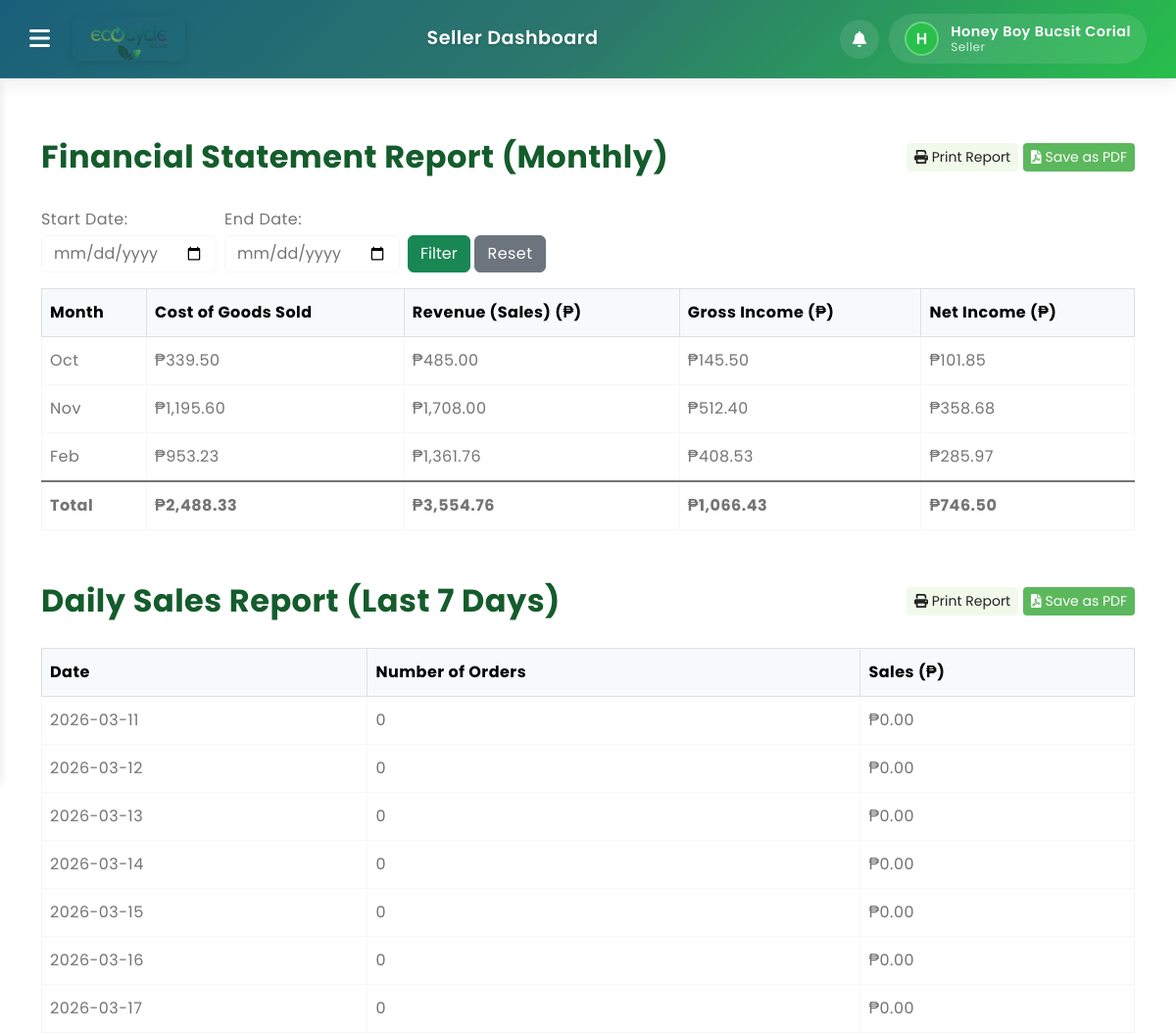
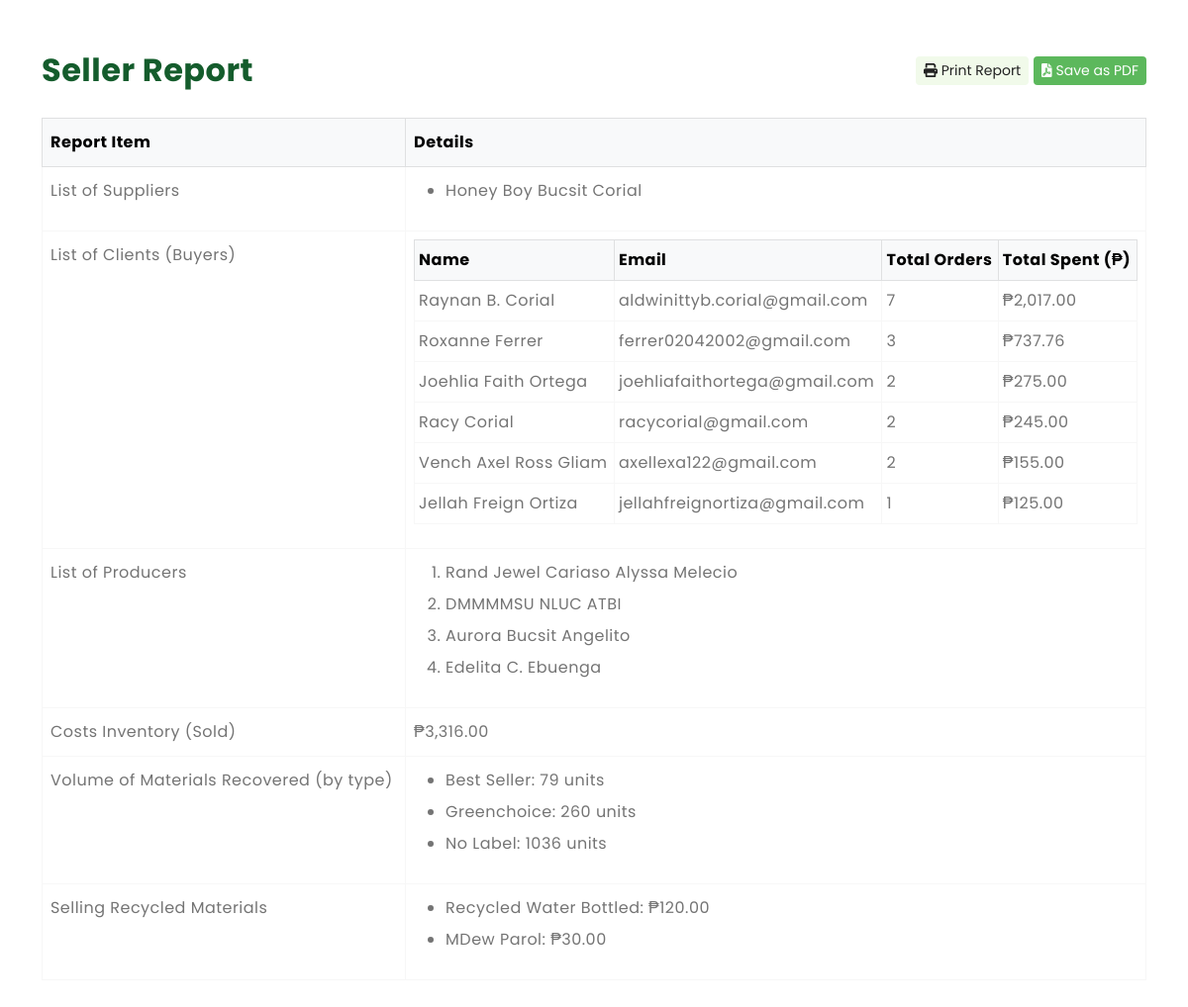
Page /seller-reports.php (signed in) on the earlier database version (2 pictures, top to bottom).
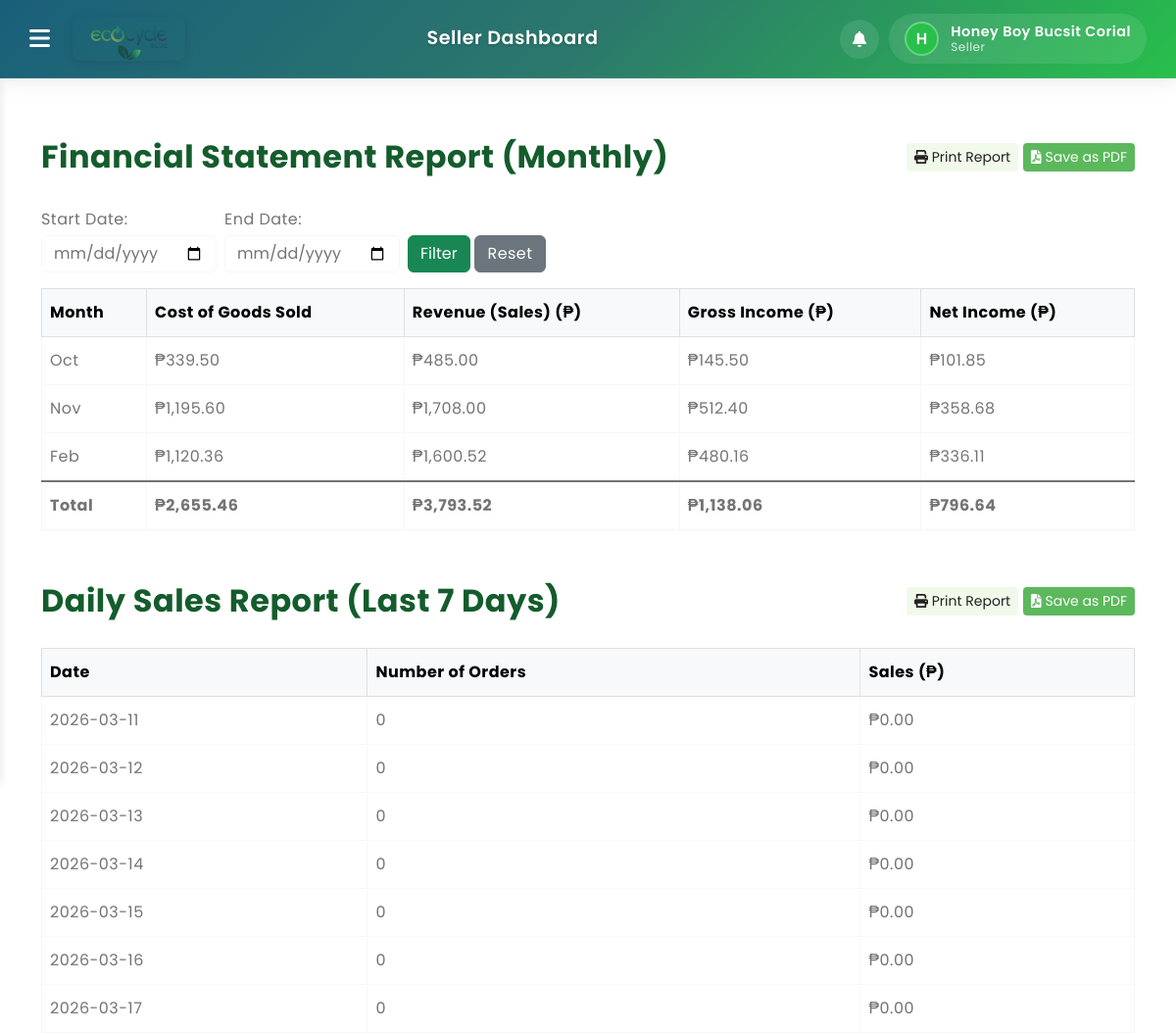
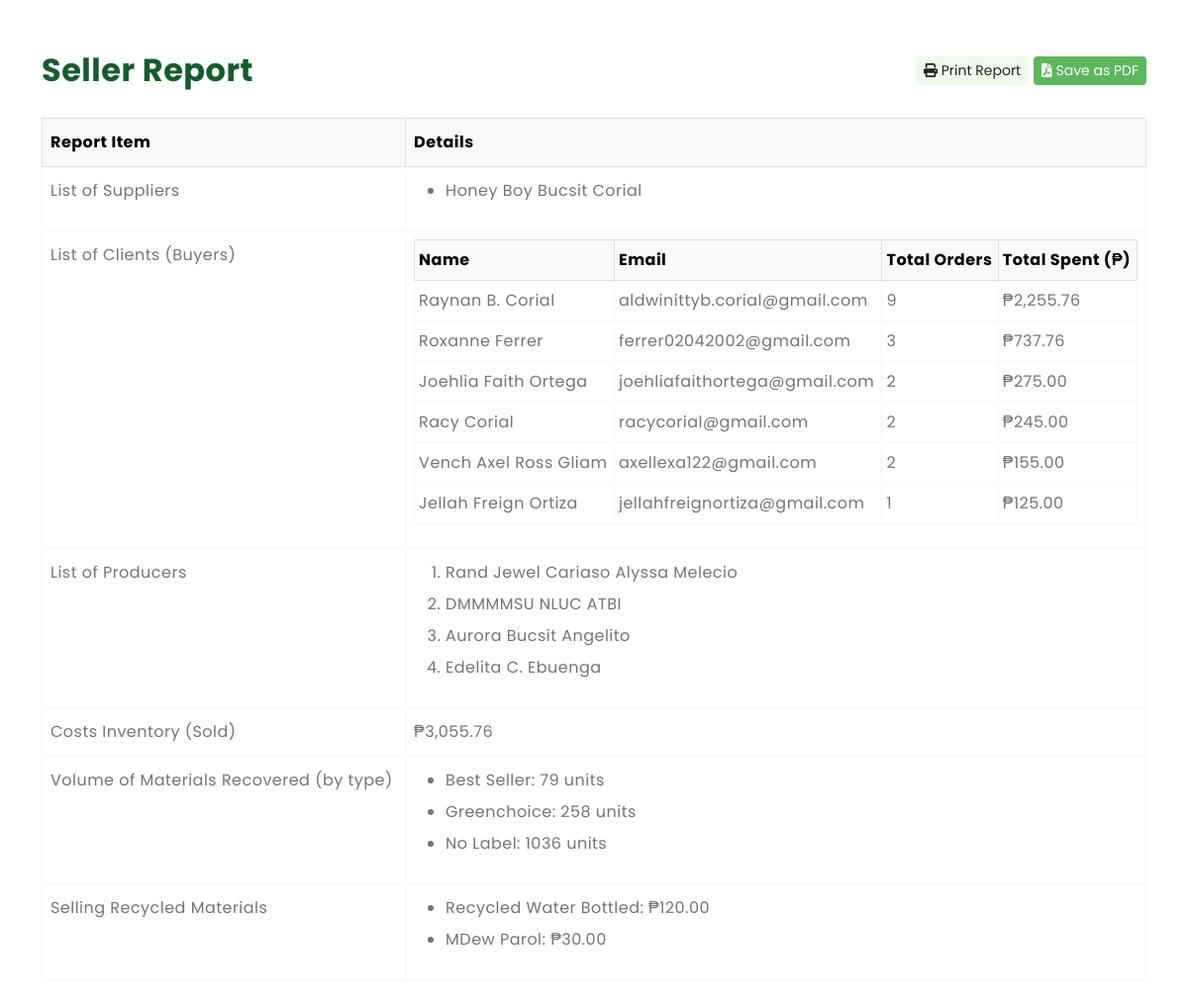
Same page on the later database version (2 pictures, top to bottom).
### tables this page shows
CREATE TABLE `buyers` (
  `buyer_id` int(11) NOT NULL AUTO_INCREMENT,
  `fullname` varchar(100) NOT NULL,
  `username` varchar(50) NOT NULL,
  `phone_number` varchar(20) NOT NULL,
  `email` varchar(100) NOT NULL,
  `password` varchar(255) NOT NULL,
  `address` text DEFAULT NULL,
  `documents` varchar(255) DEFAULT NULL,
  `status` enum('active','blocked') DEFAULT 'active',
  `created_at` timestamp NOT NULL DEFAULT current_timestamp(),
  `updated_at` timestamp NOT NULL DEFAULT current_timestamp() ON UPDATE current_timestamp(),
  `last_login` datetime DEFAULT NULL,
  `ecocoins_balance` decimal(10,2) NOT NULL DEFAULT 0.00,
  `reset_token` varchar(255) DEFAULT NULL,
  `reset_token_expires` datetime DEFAULT NULL,
  `reset_required` tinyint(1) DEFAULT 0,
  `failed_attempts` int(11) DEFAULT 0,
  `last_failed_attempt` datetime DEFAULT NULL,
  PRIMARY KEY (`buyer_id`),
  UNIQUE KEY `username` (`username`),
  UNIQUE KEY `email` (`email`)
);

### seller-reports.php (the view, shortened to what the changed rows need)
<?php
include 'sellerheader.php';
require_once 'config/database.php';
try {
	$monthly_sales = [];
	$months = [];
	$month_names = ['Oct', 'Nov', 'Dec', 'Jan', 'Feb', 'Mar', 'Apr', 'May', 'Jun', 'Jul', 'Aug', 'Sep'];
	$current_year = date('Y');
	$current_month = date('n');
	$start_year = ($current_month >= 10) ? $current_year : $current_year - 1;
	for ($i = 0; $i < 12; $i++) {
		$month_num = (($i + 10 - 1) % 12) + 1;
		$year = $start_year;
		if ($month_num < 10) {
			$year = $start_year + 1;
		}
		$months[] = $month_names[$i];
		$monthly_params = [getCurrentUserId(), $month_num, $year];
		$monthly_date_filter = '';
		$stmt = $pdo->prepare("
			SELECT SUM(oi.quantity * oi.price) as sales
			FROM Orders o
			JOIN Order_Items oi ON o.order_id = oi.order_id
			JOIN Products p ON oi.product_id = p.product_id
			WHERE p.seller_id = ? AND o.status != 'cancelled' AND MONTH(o.created_at) = ? AND YEAR(o.created_at) = ? $monthly_date_filter
		");
		$stmt->execute($monthly_params);
		$monthly_sales[] = (float)($stmt->fetch()['sales'] ?? 0);
	}
	$clients = [];
	$stmt = $pdo->prepare("
		SELECT b.buyer_id, b.fullname, b.email, COUNT(DISTINCT o.order_id) as total_orders, SUM(oi.quantity * oi.price) as total_spent
		FROM Buyers b
		JOIN Orders o ON b.buyer_id = o.buyer_id
		JOIN Order_Items oi ON o.order_id = oi.order_id
		JOIN Products p ON oi.product_id = p.product_id
		WHERE p.seller_id = ? AND o.status != 'cancelled'
		GROUP BY b.buyer_id, b.fullname, b.email
		ORDER BY total_spent DESC
	");
	$stmt->execute([getCurrentUserId()]);
	$clients = $stmt->fetchAll();
	} catch (PDOException $e) {
		$total_orders = 0;
		$total_sales = 0;
		$total_buyers = 0;
		$average_rating = 0;
		$recent_orders = [];
		$top_products = [];
		$sold_products = 0;
		$pending_products = 0;
		$active_products = 0;
		$rejected_products = 0;
		$inactive_products = 0;
		$total_products = 0;
		$daily_sales = [];
		$clients = [];
	}
?>
<!DOCTYPE html>
<html lang="en">
<head>
		<link rel="stylesheet" href="https://cdn.jsdelivr.net/npm/bootstrap@5.3.0-alpha3/dist/css/bootstrap.min.css">
		<link rel="stylesheet" href="https://cdnjs.cloudflare.com/ajax/libs/font-awesome/6.0.0-beta3/css/all.min.css">
</head>
<body>
<div class="container-fluid">
	<div class="row">
		<div class="col-12 main-content">
			<div class="container-lg py-4">
				<div class="row">
					<div class="col-12">
						<div class="chart-container mt-4" id="financial-report-section">
							<div class="table-responsive">
								<table class="table table-bordered table-hover">
									<thead class="table-light">
										<tr>
											<th>Month</th>
											<th>Cost of Goods Sold</th>
											<th>Revenue (Sales) (₱)</th>
											<th>Gross Income (₱)</th>
											<th>Net Income (₱)</th>
										</tr>
									</thead>
									<tbody>
										<?php
										$total_revenue = 0;
										$total_cogs = 0;
										$total_gross_profit = 0;
										$total_net_profit = 0;
										foreach ($months as $idx => $month):
											$revenue = $monthly_sales[$idx];
											if ($revenue > 0):
												$cogs = $revenue * 0.70;
												$gross_profit = $revenue - $cogs;
												$net_profit = $gross_profit * 0.70;
												$total_revenue += $revenue;
												$total_cogs += $cogs;
												$total_gross_profit += $gross_profit;
												$total_net_profit += $net_profit;
										?>
											<tr>
												<td><?php echo htmlspecialchars($month); ?></td>
												<td>₱<?php echo number_format($cogs, 2); ?></td>
												<td>₱<?php echo number_format($revenue, 2); ?></td>
												<td>₱<?php echo number_format($gross_profit, 2); ?></td>
												<td>₱<?php echo number_format($net_profit, 2); ?></td>
											</tr>
										<?php
											endif;
										endforeach;
										?>
									</tbody>
									<tfoot class="table-group-divider fw-bold">
										<tr>
											<td>Total</td>
											<td>₱<?php echo number_format($total_cogs, 2); ?></td>
											<td>₱<?php echo number_format($total_revenue, 2); ?></td>
											<td>₱<?php echo number_format($total_gross_profit, 2); ?></td>
											<td>₱<?php echo number_format($total_net_profit, 2); ?></td>
										</tr>
									</tfoot>
								</table>
							</div>
						</div>
					</div>
				</div>
				<div class="row">
					<div class="col-12">
						<div class="chart-container mt-4" id="daily-sales-report-section">
							<div class="table-responsive">
								<table class="table table-bordered table-hover">
									<thead class="table-light">
										<tr>
											<th>Date</th>
											<th>Number of Orders</th>
											<th>Sales (₱)</th>
										</tr>
									</thead>
								</table>
							</div>
						</div>
					</div>
				</div>
				<div class="row">
					<div class="col-12">
						<div class="chart-container mt-4" id="seller-report-section">
					<div class="table-responsive">
						<table class="table table-bordered table-hover">
							<thead class="table-light">
								<tr>
									<th>Report Item</th>
									<th>Details</th>
								</tr>
							</thead>
							<tbody>
								<tr>
									<td>
										<div class="table-responsive">
											<table class="table table-sm table-bordered">
												<thead class="table-light">
													<tr>
														<th>Name</th>
														<th>Email</th>
														<th>Total Orders</th>
														<th>Total Spent (₱)</th>
													</tr>
												</thead>
												<tbody>
													<?php if (!empty($clients)): ?>
														<?php foreach ($clients as $client): ?>
															<tr>
																<td><?php echo htmlspecialchars($client['fullname']); ?></td>
																<td><?php echo htmlspecialchars($client['email']); ?></td>
																<td><?php echo $client['total_orders']; ?></td>
																<td>₱<?php echo number_format($client['total_spent'], 2); ?></td>
															</tr>
														<?php endforeach; ?>
													<?php else: ?>
														<tr><td colspan="4">No clients found.</td></tr>
													<?php endif; ?>
												</tbody>
											</table>
										</div>
									</td>
								</tr>
								<tr>
									<td>Costs Inventory (Sold)</td>
									<td>
										<?php
										$costStmt = $pdo->prepare("SELECT SUM(oi.quantity * oi.price) as sold_total FROM order_items oi JOIN products p ON oi.product_id = p.product_id WHERE p.seller_id = ? AND oi.status != 'cancelled'");
										$costStmt->execute([getCurrentUserId()]);
										$soldTotal = $costStmt->fetch()['sold_total'] ?? 0;
										echo '₱' . number_format($soldTotal, 2);
										?>
									</td>
								</tr>
								<tr>
									<td>
										<ul>
											<?php
											$volStmt = $pdo->prepare("SELECT c.name as type, SUM(p.stock_quantity) as volume FROM products p JOIN categories c ON p.category_id = c.category_id WHERE p.seller_id = ? GROUP BY c.name");
											$volStmt->execute([getCurrentUserId()]);
											foreach ($volStmt->fetchAll() as $row) {
												echo '<li>' . htmlspecialchars($row['type']) . ': ' . htmlspecialchars($row['volume']) . ' units</li>';
											}
											?>
										</ul>
									</td>
								</tr>
							</tbody>
						</table>
					</div>
				</div>
			</div>
		</div>
			</div>
		</div>
	</div>
</div>
</body>
</html>

Differences in the rows shown:
changed buyers "Raynan B. Corial": total_orders "7" → "9"; total_spent "2,017.00" → "2,255.76"
Other differences:
$total_cogs: "2,488.33" → "2,655.46"
$total_revenue: "3,554.76" → "3,793.52"
$total_gross_profit: "1,066.43" → "1,138.06"
$total_net_profit: "746.50" → "796.64"
$soldTotal: "3,316.00" → "3,055.76"
new list line: "Feb ₱ 1,120.36 ₱ 1,600.52 ₱ 480.16 ₱ 336.11"
new list line: "Greenchoice : 258 units"
list line gone: "Feb ₱ 953.23 ₱ 1,361.76 ₱ 408.53 ₱ 285.97"
list line gone: "Greenchoice : 260 units"
